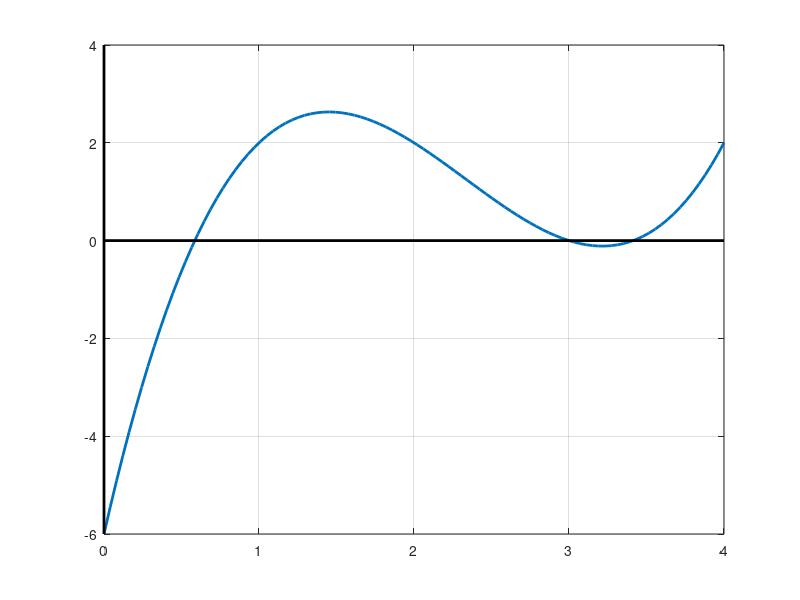

MATLAB code to generate this figure: (Note: this script raises an error after producing the figure.)
f = @(x) x .^ 3 - 7 * x .^ 2 + 14 * x - 6;
X = linspace(0, 4);
Y = f(X);

plot(X, Y,'LineWidth', 2);

grid on
hold on

line(xlim, [0 0], 'Color', 'k', 'LineWidth', 2);
line([0 0], ylim, 'Color', 'k', 'LineWidth', 2);

eps = 10^(-5);
[xaprox1] = MetBisectie(f, 0, 1, eps);
[xaprox2] = MetBisectie(f, 1, 3.2, eps);
[xaprox3] = MetBisectie(f, 3.2, 4, eps);

plot(xaprox1, f(xaprox1), 'o', 'MarkerFaceColor', 'g', 'MarkerSize', 10);
plot(xaprox2, f(xaprox2), 'o', 'MarkerFaceColor', 'g', 'MarkerSize', 10);
plot(xaprox3, f(xaprox3), 'o', 'MarkerFaceColor', 'g', 'MarkerSize', 10);

hold off